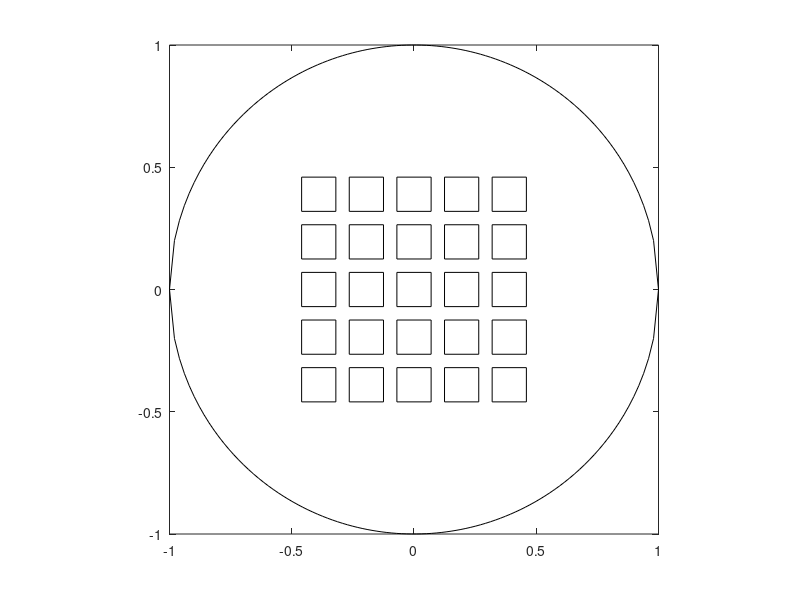

Source code (MATLAB):
clear all
close all
clc

% Parameters for electrodes creation
MaxRad = 1;
EfectiveSurfFact = 0.65;
ElectGrid = 5;
ElectWidth = 0.14;
ElectCorner00 = EfectiveSurfFact*MaxRad/sqrt(2);
ElectSpace = (EfectiveSurfFact*MaxRad/sqrt(2)-ElectWidth...
                + EfectiveSurfFact*MaxRad/sqrt(2))/(ElectGrid-1);

% Arraz where each row is an electrode in format (x1 x2 y1 y2)
ElectCorners = zeros(ElectGrid^2,4);
for k = 1:ElectGrid  % These are the rows
    for l = 1:ElectGrid % These are the columns
        ElectCorners(l+(k-1)*ElectGrid,1) = -ElectCorner00            + (l-1)*ElectSpace;
        ElectCorners(l+(k-1)*ElectGrid,2) = -ElectCorner00+ElectWidth + (l-1)*ElectSpace;
        ElectCorners(l+(k-1)*ElectGrid,3) =  ElectCorner00-ElectWidth - (k-1)*ElectSpace;
        ElectCorners(l+(k-1)*ElectGrid,4) =  ElectCorner00            - (k-1)*ElectSpace;
        plot([ElectCorners(l+(k-1)*ElectGrid,1),...
                    ElectCorners(l+(k-1)*ElectGrid,2)],...
                [ElectCorners(l+(k-1)*ElectGrid,3),...
                    ElectCorners(l+(k-1)*ElectGrid,3)],...
                'k'); hold on;
        plot([ElectCorners(l+(k-1)*ElectGrid,2),...
                    ElectCorners(l+(k-1)*ElectGrid,2)],...
                [ElectCorners(l+(k-1)*ElectGrid,3),...
                    ElectCorners(l+(k-1)*ElectGrid,4)],...
                'k'); hold on;
        plot([ElectCorners(l+(k-1)*ElectGrid,2),...
                    ElectCorners(l+(k-1)*ElectGrid,1)],...
                [ElectCorners(l+(k-1)*ElectGrid,4),...
                    ElectCorners(l+(k-1)*ElectGrid,4)],...
                'k'); hold on;
        plot([ElectCorners(l+(k-1)*ElectGrid,1),...
                    ElectCorners(l+(k-1)*ElectGrid,1)],...
                [ElectCorners(l+(k-1)*ElectGrid,4),...
                    ElectCorners(l+(k-1)*ElectGrid,3)],...
                'k'); hold on;
    end
end
x = linspace(-MaxRad,MaxRad,100);
plot(x,sqrt(MaxRad^2-x.^2),'k'); hold on;
plot(x,-sqrt(MaxRad^2-x.^2),'k'); hold off;
axis square
